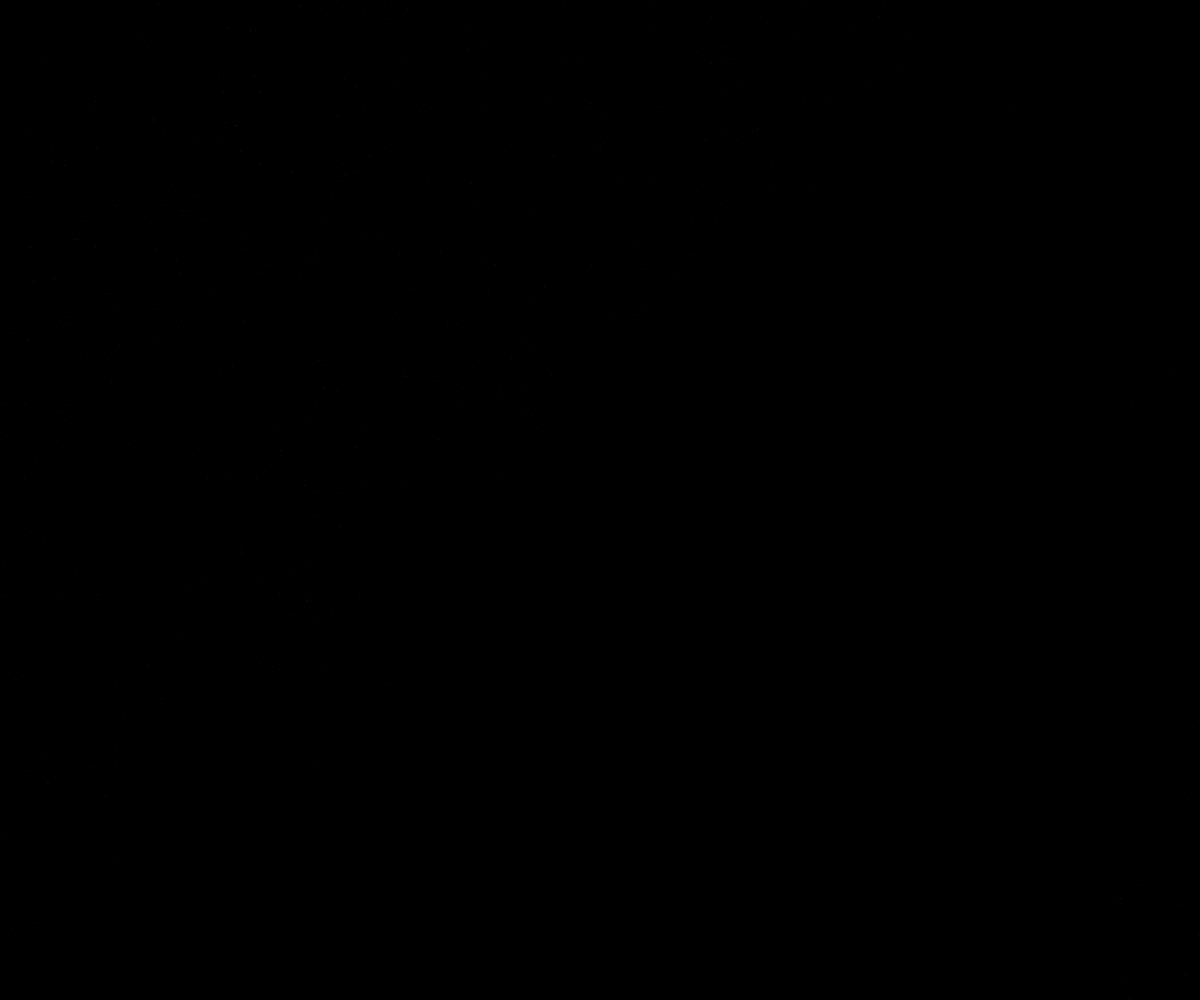
Frame 1 (no input)
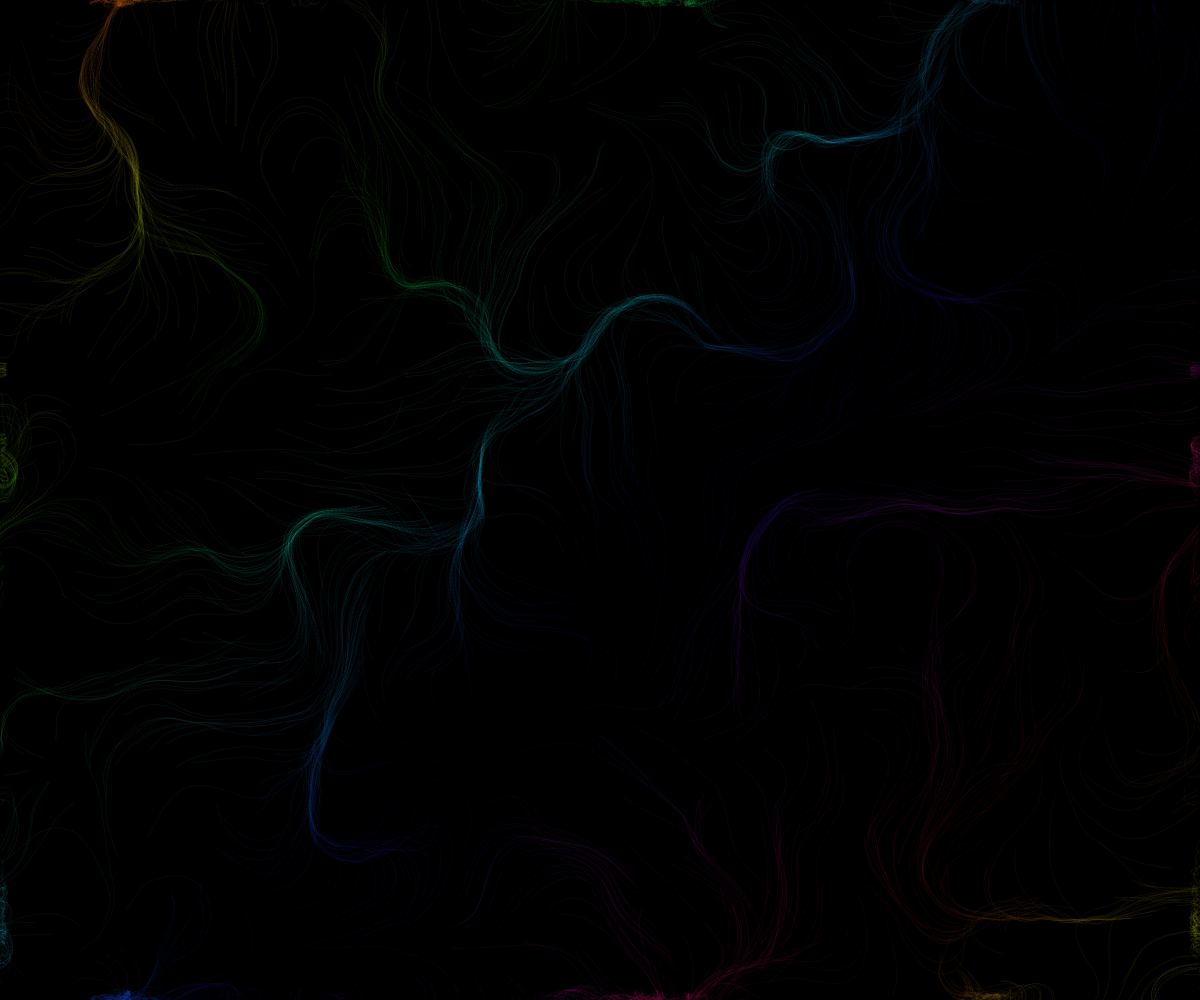
Frame 60 (no input)
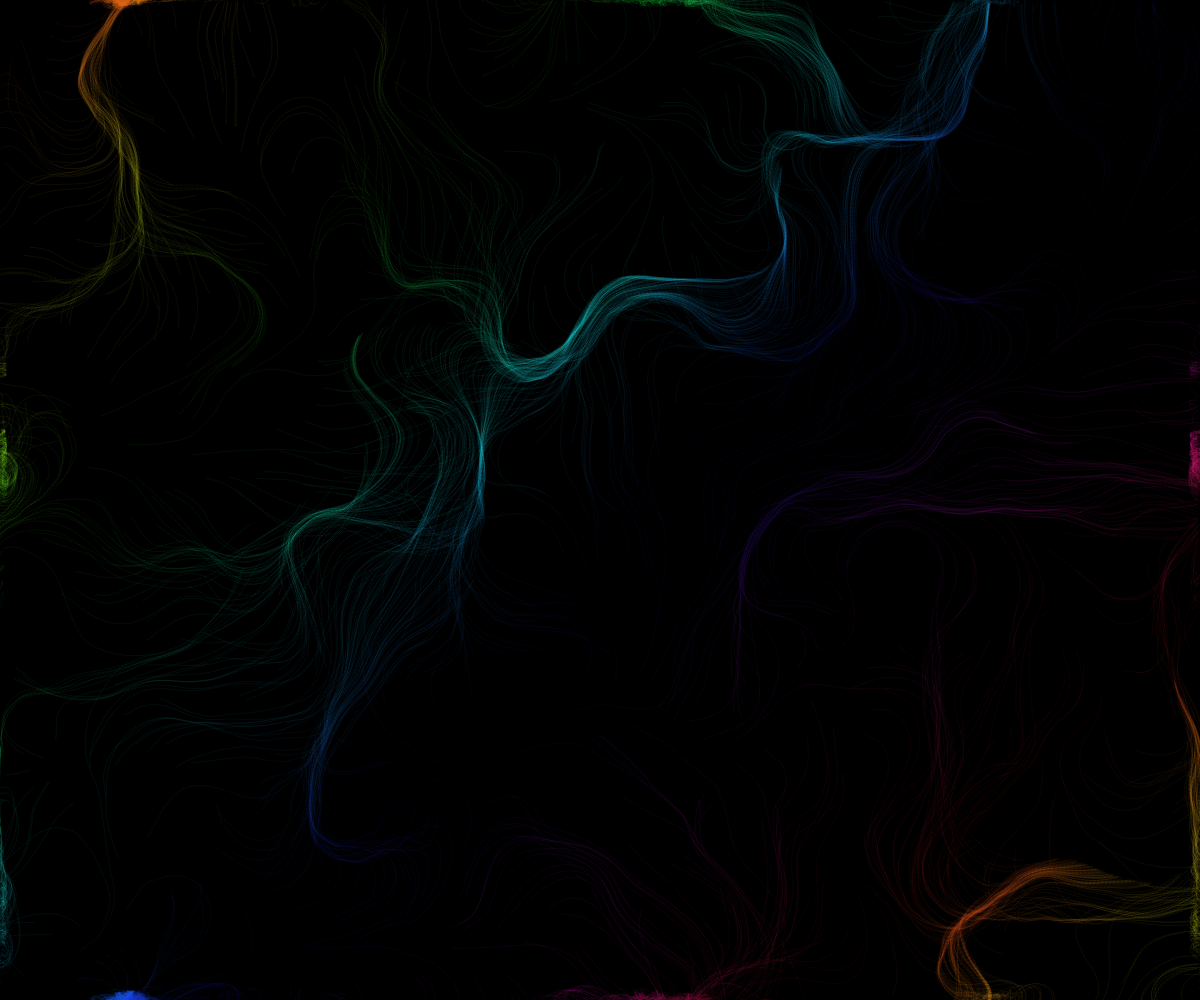
Frame 120 (the mouse pressed at the canvas centre since frame 60)

The p5.js sketch that drew these frames (run headless with seeded random() and noise() and a simulated clock; from frame 60 on, the mouse is pressed at the canvas centre):

// p5.js sketch
// ── sketch.js
// Flow Field - Generative Art with p5.js

let particles = [];
let flowField;
let cols, rows;
let scale = 20;
let zoff = 0;
let colorMode_idx = 0;

const PARTICLE_COUNT = 1000;

function setup() {
  createCanvas(windowWidth, windowHeight);
  colorMode(HSB, 360, 100, 100, 100);
  background(0);

  cols = floor(width / scale);
  rows = floor(height / scale);
  flowField = new Array(cols * rows);

  for (let i = 0; i < PARTICLE_COUNT; i++) {
    particles.push(new Particle());
  }
}

function draw() {
  // Update flow field with Perlin noise
  let yoff = 0;
  for (let y = 0; y < rows; y++) {
    let xoff = 0;
    for (let x = 0; x < cols; x++) {
      let index = x + y * cols;
      let angle = noise(xoff, yoff, zoff) * TWO_PI * 2;
      let v = p5.Vector.fromAngle(angle);
      v.setMag(1);
      flowField[index] = v;
      xoff += 0.1;
    }
    yoff += 0.1;
  }
  zoff += 0.003;

  // Update and draw particles
  for (let particle of particles) {
    particle.follow(flowField);
    particle.update();
    particle.edges();
    particle.show();
  }
}

class Particle {
  constructor() {
    this.pos = createVector(random(width), random(height));
    this.vel = createVector(0, 0);
    this.acc = createVector(0, 0);
    this.maxSpeed = 4;
    this.prevPos = this.pos.copy();
    this.hue = random(360);
  }

  follow(vectors) {
    let x = floor(this.pos.x / scale);
    let y = floor(this.pos.y / scale);
    let index = x + y * cols;
    let force = vectors[index];
    if (force) {
      this.applyForce(force);
    }
  }

  applyForce(force) {
    this.acc.add(force);
  }

  update() {
    this.vel.add(this.acc);
    this.vel.limit(this.maxSpeed);
    this.pos.add(this.vel);
    this.acc.mult(0);
  }

  edges() {
    if (this.pos.x > width) {
      this.pos.x = 0;
      this.updatePrev();
    }
    if (this.pos.x < 0) {
      this.pos.x = width;
      this.updatePrev();
    }
    if (this.pos.y > height) {
      this.pos.y = 0;
      this.updatePrev();
    }
    if (this.pos.y < 0) {
      this.pos.y = height;
      this.updatePrev();
    }
  }

  updatePrev() {
    this.prevPos.x = this.pos.x;
    this.prevPos.y = this.pos.y;
  }

  show() {
    let col = getColor(this.pos, this.hue);
    stroke(col);
    strokeWeight(1);
    line(this.pos.x, this.pos.y, this.prevPos.x, this.prevPos.y);
    this.updatePrev();
  }
}

function getColor(pos, baseHue) {
  switch (colorMode_idx) {
    case 0: // Rainbow based on position
      return color((pos.x + pos.y) * 0.2 % 360, 80, 90, 5);
    case 1: // Ocean blues
      return color(200 + noise(pos.x * 0.01, pos.y * 0.01) * 40, 70, 80, 5);
    case 2: // Fire
      return color(noise(pos.x * 0.01) * 60, 90, 90, 5);
    case 3: // Monochrome
      return color(0, 0, 90, 3);
    default:
      return color(baseHue, 70, 80, 5);
  }
}

function keyPressed() {
  if (key === ' ') {
    background(0);
    for (let particle of particles) {
      particle.pos = createVector(random(width), random(height));
      particle.updatePrev();
    }
  }
  if (key === '1') colorMode_idx = 0;
  if (key === '2') colorMode_idx = 1;
  if (key === '3') colorMode_idx = 2;
  if (key === '4') colorMode_idx = 3;
  if (key === '+' || key === '=') {
    for (let i = 0; i < 100; i++) {
      particles.push(new Particle());
    }
  }
  if (key === '-') {
    particles.splice(0, min(100, particles.length));
  }
}

function windowResized() {
  resizeCanvas(windowWidth, windowHeight);
  cols = floor(width / scale);
  rows = floor(height / scale);
  flowField = new Array(cols * rows);
  background(0);
}
